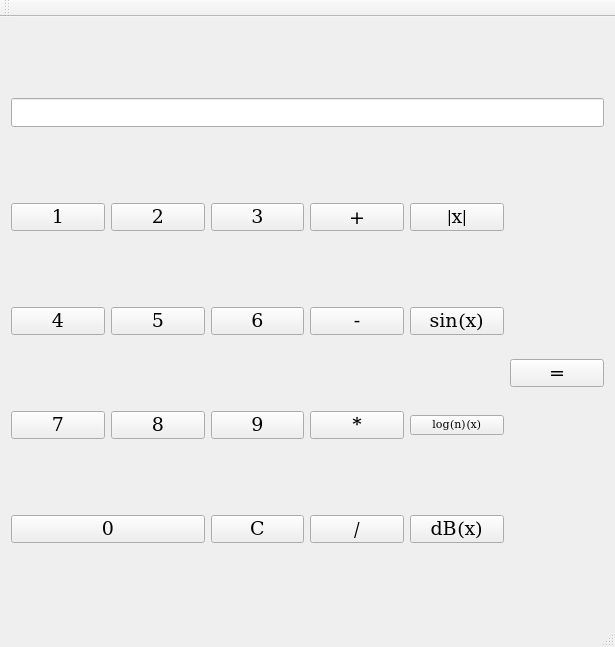
<?xml version="1.0" encoding="UTF-8"?>
<ui version="4.0">
 <class>MainWindow</class>
 <widget class="QMainWindow" name="MainWindow">
  <property name="geometry">
   <rect>
    <x>0</x>
    <y>0</y>
    <width>615</width>
    <height>647</height>
   </rect>
  </property>
  <property name="windowTitle">
   <string>MainWindow</string>
  </property>
  <widget class="QWidget" name="centralWidget">
   <layout class="QGridLayout" name="gridLayout">
    <item row="0" column="0" colspan="6">
     <widget class="QLineEdit" name="lineEdit_display">
      <property name="font">
       <font>
        <family>DejaVu Math TeX Gyre</family>
        <pointsize>14</pointsize>
       </font>
      </property>
      <property name="readOnly">
       <bool>true</bool>
      </property>
     </widget>
    </item>
    <item row="1" column="0">
     <widget class="QPushButton" name="button1">
      <property name="font">
       <font>
        <family>DejaVu Math TeX Gyre</family>
        <pointsize>14</pointsize>
       </font>
      </property>
      <property name="text">
       <string>1</string>
      </property>
     </widget>
    </item>
    <item row="1" column="1">
     <widget class="QPushButton" name="button2">
      <property name="font">
       <font>
        <family>DejaVu Math TeX Gyre</family>
        <pointsize>14</pointsize>
       </font>
      </property>
      <property name="text">
       <string>2</string>
      </property>
     </widget>
    </item>
    <item row="1" column="2">
     <widget class="QPushButton" name="button3">
      <property name="font">
       <font>
        <family>DejaVu Math TeX Gyre</family>
        <pointsize>14</pointsize>
       </font>
      </property>
      <property name="text">
       <string>3</string>
      </property>
     </widget>
    </item>
    <item row="1" column="3">
     <widget class="QPushButton" name="buttonAdd">
      <property name="font">
       <font>
        <family>DejaVu Math TeX Gyre</family>
        <pointsize>14</pointsize>
       </font>
      </property>
      <property name="text">
       <string>+</string>
      </property>
     </widget>
    </item>
    <item row="1" column="4">
     <widget class="QPushButton" name="buttonAbs">
      <property name="font">
       <font>
        <family>DejaVu Math TeX Gyre</family>
        <pointsize>14</pointsize>
       </font>
      </property>
      <property name="text">
       <string>|x|</string>
      </property>
     </widget>
    </item>
    <item row="1" column="5" rowspan="4">
     <widget class="QPushButton" name="buttonEquals">
      <property name="font">
       <font>
        <family>DejaVu Math TeX Gyre</family>
        <pointsize>14</pointsize>
       </font>
      </property>
      <property name="text">
       <string>=</string>
      </property>
     </widget>
    </item>
    <item row="2" column="0">
     <widget class="QPushButton" name="button4">
      <property name="font">
       <font>
        <family>DejaVu Math TeX Gyre</family>
        <pointsize>14</pointsize>
       </font>
      </property>
      <property name="text">
       <string>4</string>
      </property>
     </widget>
    </item>
    <item row="2" column="1">
     <widget class="QPushButton" name="button5">
      <property name="font">
       <font>
        <family>DejaVu Math TeX Gyre</family>
        <pointsize>14</pointsize>
       </font>
      </property>
      <property name="text">
       <string>5</string>
      </property>
     </widget>
    </item>
    <item row="2" column="2">
     <widget class="QPushButton" name="button6">
      <property name="font">
       <font>
        <family>DejaVu Math TeX Gyre</family>
        <pointsize>14</pointsize>
       </font>
      </property>
      <property name="text">
       <string>6</string>
      </property>
     </widget>
    </item>
    <item row="2" column="3">
     <widget class="QPushButton" name="buttonSubtract">
      <property name="font">
       <font>
        <family>DejaVu Math TeX Gyre</family>
        <pointsize>14</pointsize>
       </font>
      </property>
      <property name="text">
       <string>-</string>
      </property>
     </widget>
    </item>
    <item row="2" column="4">
     <widget class="QPushButton" name="buttonSin">
      <property name="font">
       <font>
        <family>DejaVu Math TeX Gyre</family>
        <pointsize>14</pointsize>
       </font>
      </property>
      <property name="text">
       <string>sin(x)</string>
      </property>
     </widget>
    </item>
    <item row="3" column="0">
     <widget class="QPushButton" name="button7">
      <property name="font">
       <font>
        <family>DejaVu Math TeX Gyre</family>
        <pointsize>14</pointsize>
       </font>
      </property>
      <property name="text">
       <string>7</string>
      </property>
     </widget>
    </item>
    <item row="3" column="1">
     <widget class="QPushButton" name="button8">
      <property name="font">
       <font>
        <family>DejaVu Math TeX Gyre</family>
        <pointsize>14</pointsize>
       </font>
      </property>
      <property name="text">
       <string>8</string>
      </property>
     </widget>
    </item>
    <item row="3" column="2">
     <widget class="QPushButton" name="button9">
      <property name="font">
       <font>
        <family>DejaVu Math TeX Gyre</family>
        <pointsize>14</pointsize>
       </font>
      </property>
      <property name="text">
       <string>9</string>
      </property>
     </widget>
    </item>
    <item row="3" column="3">
     <widget class="QPushButton" name="buttonMultiply">
      <property name="font">
       <font>
        <family>DejaVu Math TeX Gyre</family>
        <pointsize>14</pointsize>
       </font>
      </property>
      <property name="text">
       <string>*</string>
      </property>
     </widget>
    </item>
    <item row="3" column="4">
     <widget class="QPushButton" name="buttonLog">
      <property name="font">
       <font>
        <family>DejaVu Math TeX Gyre</family>
        <pointsize>8</pointsize>
       </font>
      </property>
      <property name="text">
       <string>log(n)(x)</string>
      </property>
     </widget>
    </item>
    <item row="4" column="0" colspan="2">
     <widget class="QPushButton" name="button0">
      <property name="font">
       <font>
        <family>DejaVu Math TeX Gyre</family>
        <pointsize>14</pointsize>
       </font>
      </property>
      <property name="text">
       <string>0</string>
      </property>
     </widget>
    </item>
    <item row="4" column="2">
     <widget class="QPushButton" name="buttonClear">
      <property name="font">
       <font>
        <family>DejaVu Math TeX Gyre</family>
        <pointsize>14</pointsize>
       </font>
      </property>
      <property name="text">
       <string>C</string>
      </property>
     </widget>
    </item>
    <item row="4" column="3">
     <widget class="QPushButton" name="buttonDivide">
      <property name="font">
       <font>
        <family>DejaVu Math TeX Gyre</family>
        <pointsize>14</pointsize>
       </font>
      </property>
      <property name="text">
       <string>/</string>
      </property>
     </widget>
    </item>
    <item row="4" column="4">
     <widget class="QPushButton" name="buttondB">
      <property name="font">
       <font>
        <family>DejaVu Math TeX Gyre</family>
        <pointsize>14</pointsize>
       </font>
      </property>
      <property name="text">
       <string>dB(x)</string>
      </property>
     </widget>
    </item>
   </layout>
  </widget>
  <widget class="QMenuBar" name="menuBar">
   <property name="geometry">
    <rect>
     <x>0</x>
     <y>0</y>
     <width>615</width>
     <height>26</height>
    </rect>
   </property>
  </widget>
  <widget class="QToolBar" name="mainToolBar">
   <attribute name="toolBarArea">
    <enum>TopToolBarArea</enum>
   </attribute>
   <attribute name="toolBarBreak">
    <bool>false</bool>
   </attribute>
  </widget>
  <widget class="QStatusBar" name="statusBar"/>
 </widget>
 <layoutdefault spacing="6" margin="11"/>
 <resources/>
 <connections/>
</ui>
